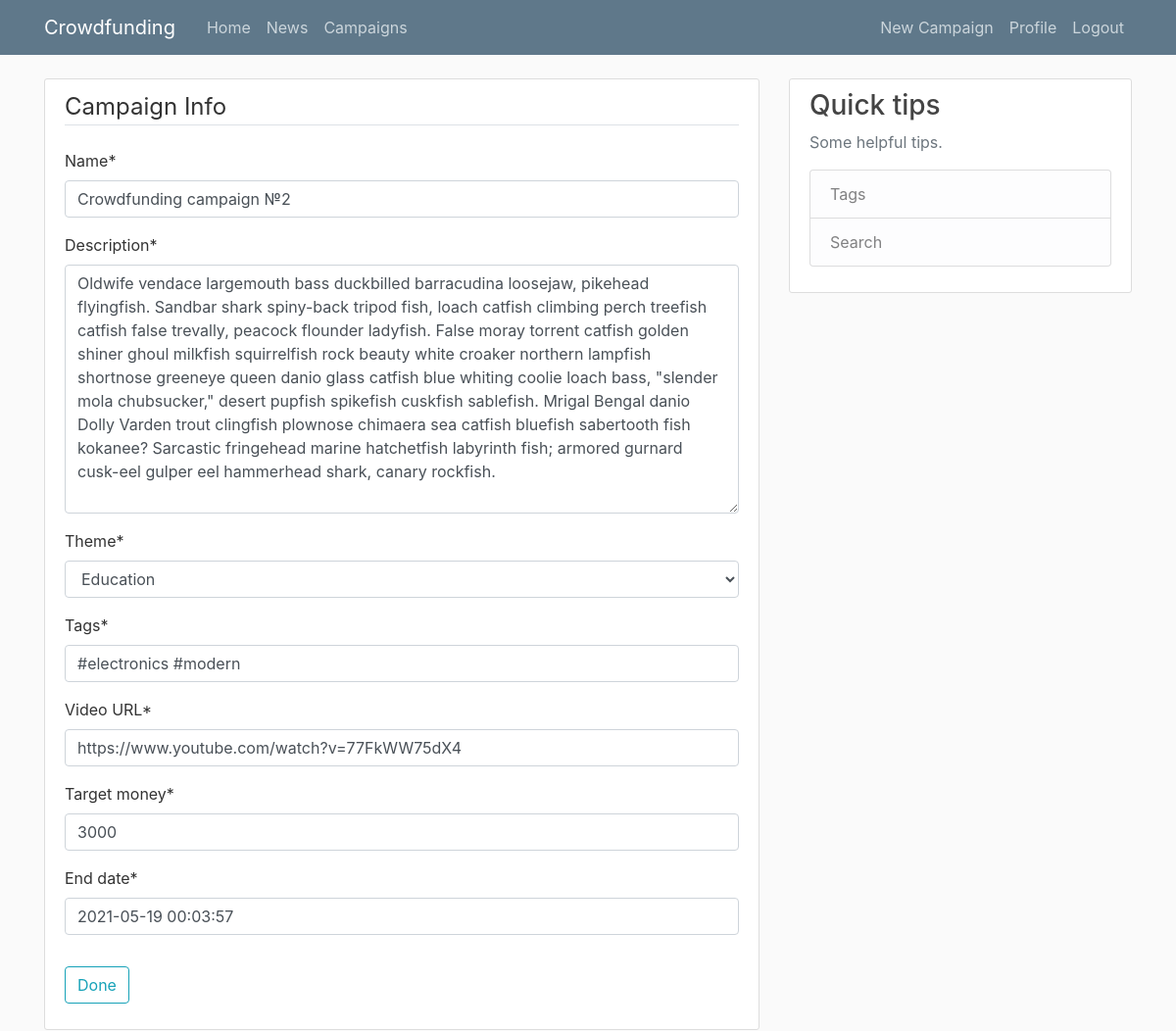
/campaigns/8/update/ (signed in), run on the app's committed database.
### campaigns/models.py (models this page shows, shortened)
class Campaign(models.Model):
    name = models.CharField(max_length=255, unique=True)
    description = models.TextField()
    theme = models.CharField(max_length=255, choices=CAMPAIGN_THEME_CHOICES, default='all')
    tags = models.CharField(max_length=255)
    video_URL = models.CharField(max_length=255)
    target_money = models.IntegerField()
    created_date = models.DateTimeField(default=timezone.now)
    end_date = models.DateTimeField(default=timezone.now)
    owner = models.ForeignKey(User, on_delete=models.CASCADE)

### campaigns/views.py (the view, shortened to what this page needs)
# urls.py: path('campaigns/<int:pk>/update/', CampaignsUpdateView.as_view(), name='campaigns-update'),
class CampaignsUpdateView(LoginRequiredMixin, UserPassesTestMixin, UpdateView):
    model = Campaign
    fields = ['name', 'description', 'theme', 'tags', 'video_URL', 'target_money', 'end_date']
    def test_func(self):
        campaign = self.get_object()
        if self.request.user == campaign.owner:
            return True
        return False

### campaigns/templates/campaigns/campaign_form.html (shortened to what this page needs)
{% extends "campaigns/base.html" %}
{% load crispy_forms_tags %}
{% block content %}
    <div class="content-section">
        <form method="POST">
            <fieldset class="form-group">
                <legend class="border-bottom mb-4">Campaign Info</legend>
                {{ form|crispy }}
            </fieldset>
            <div class="form-group">
                <button class="btn btn-outline-info" type="submit">Done</button>
            </div>
        </form>
    </div>
{% endblock content %}

### campaigns/static/campaigns/main.css (style rules this page uses)
body { background: #fafafa; color: #333333; margin-top: 5rem; }
.content-section { background: #ffffff; padding: 10px 20px; border: 1px solid #dddddd; border-radius: 3px; margin-bottom: 20px; }

### data on the page
Campaign: name "Crowdfunding campaign №2", description "Oldwife vendace largemouth bass duckbilled barracudina loosejaw, pikehead flyingfish. Sandbar shark spiny-back tripod fish, loach catfish climbing perch treefish catfish false trevally, peacock flounder ladyfish. False moray torrent catfish golden shiner ghoul milkfish squirrelfish rock beauty white croaker northern lampfish shortnose greeneye queen danio glass catfish blue whiting coolie loach bass, \"slender mola chubsucker,\" desert pupfish spikefish cuskfish sablefish. Mrigal Bengal danio Dolly Varden trout clingfish plownose chimaera sea catfish bluefish sabertooth fish kokanee? Sarcastic fringehead marine hatchetfish labyrinth fish; armored gurnard cusk-eel gulper eel hammerhead shark,…", theme "Education", tags "#electronics #modern", video_URL "https://www.youtube.com/watch?v=77FkWW75dX4", target_money "3000", end_date "2021-05-19 00:03:57"
